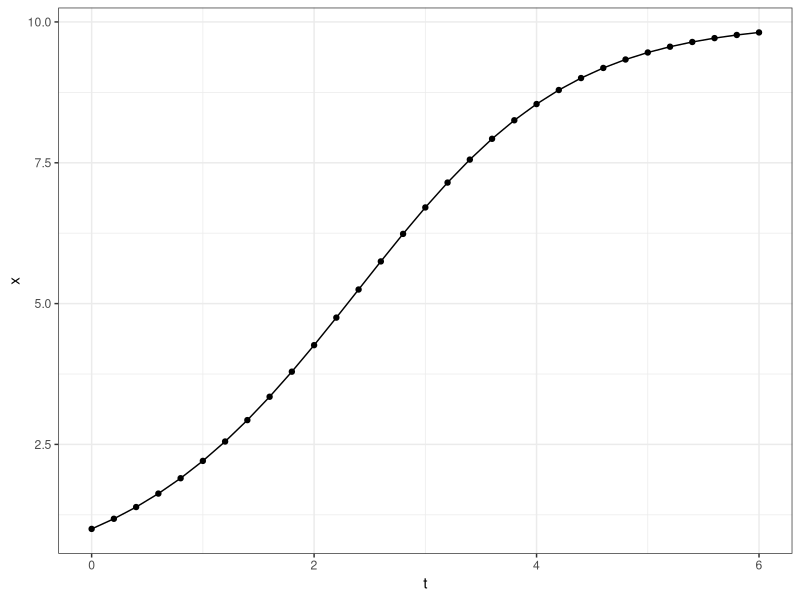
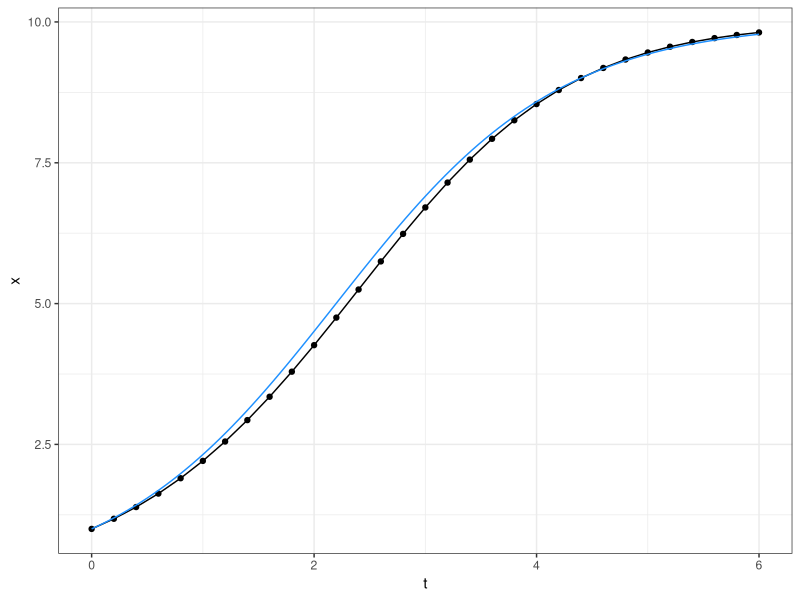
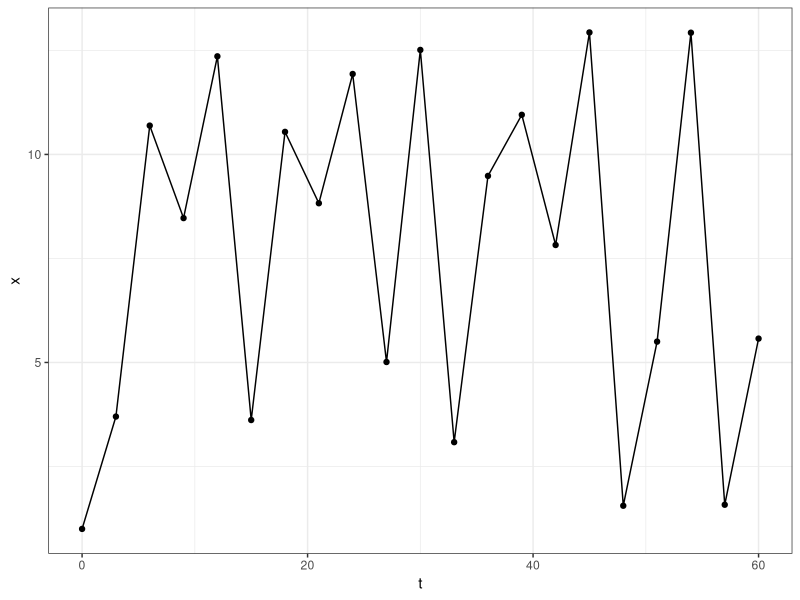

Recreate these plots in R, in order.
## ---- chunk 1
knitr::opts_chunk$set(echo = TRUE)
## ---- chunk 2
eulerIntegrate = function(f, x0, dt, tEnd) {
  out = data.frame(
    t = seq(from=0, to=tEnd, by=dt),
    x = x0  
  )
  xNow = x0
  for (step in 2:nrow(out)) {
    dx = f(xNow) * dt
    xNow = xNow + dx
    out[step, "x"] = xNow
  }
  return(out)
}
## ---- chunk 3
fLogistic <- function(x, r, k){
  r*x*(1-(x/k))
}
## ---- chunk 4
setParameters = function(f, parameters) {
  fWithParametersFixed = function(x) { 
    argumentsForF = c(x, parameters)
    return(do.call(f, argumentsForF))
  }
  return(fWithParametersFixed)
}
pars = list(r=1, k=10)
fParametrized = setParameters(fLogistic, pars)

fParametrized(1)
fParametrized(5)
fParametrized(10)
?do.call
## ---- chunk 5
vecPars = c(r=1, k=10)
#fParametrized2 = setParameters(fLogistic, vecPars)
#fParametrized2(5)
## ---- chunk 6
eulerIntegrate(fParametrized, x0 = 1, dt = 0.2, tEnd = 6)
#eulerIntegrate(fLogistic, x0 = 1, dt = 0.2, tEnd = 6)
## ---- chunk 7
eulerTraj <- eulerIntegrate(fParametrized, x0 = 1, dt = 0.2, tEnd = 6)
library(ggplot2); theme_set(theme_bw())
gg = ggplot(eulerTraj, aes(x=t, y=x)) + geom_point() + geom_line()
print(gg)
## ---- chunk 8
exactSolutionLogisticGrowth = function(r, k, x0) {
  tStar = log((k / x0) - 1) / r
  solution = function(t) {
    k / (1 + exp(-r * (t-tStar)))
  }
  return(solution)
}
exactSol <- exactSolutionLogisticGrowth(r = 1, k = 10, x0 = 1)
gg = gg + stat_function(fun = exactSol, color = "dodgerblue")
print(gg)
## ---- chunk 9
eulerTraj2 <- eulerIntegrate(fParametrized, x0 = 1, dt = 3, tEnd = 60)
library(ggplot2); theme_set(theme_bw())
gg2 = ggplot(eulerTraj2, aes(x=t, y=x)) + geom_point() + geom_line()
print(gg2)
## ---- chunk 10

